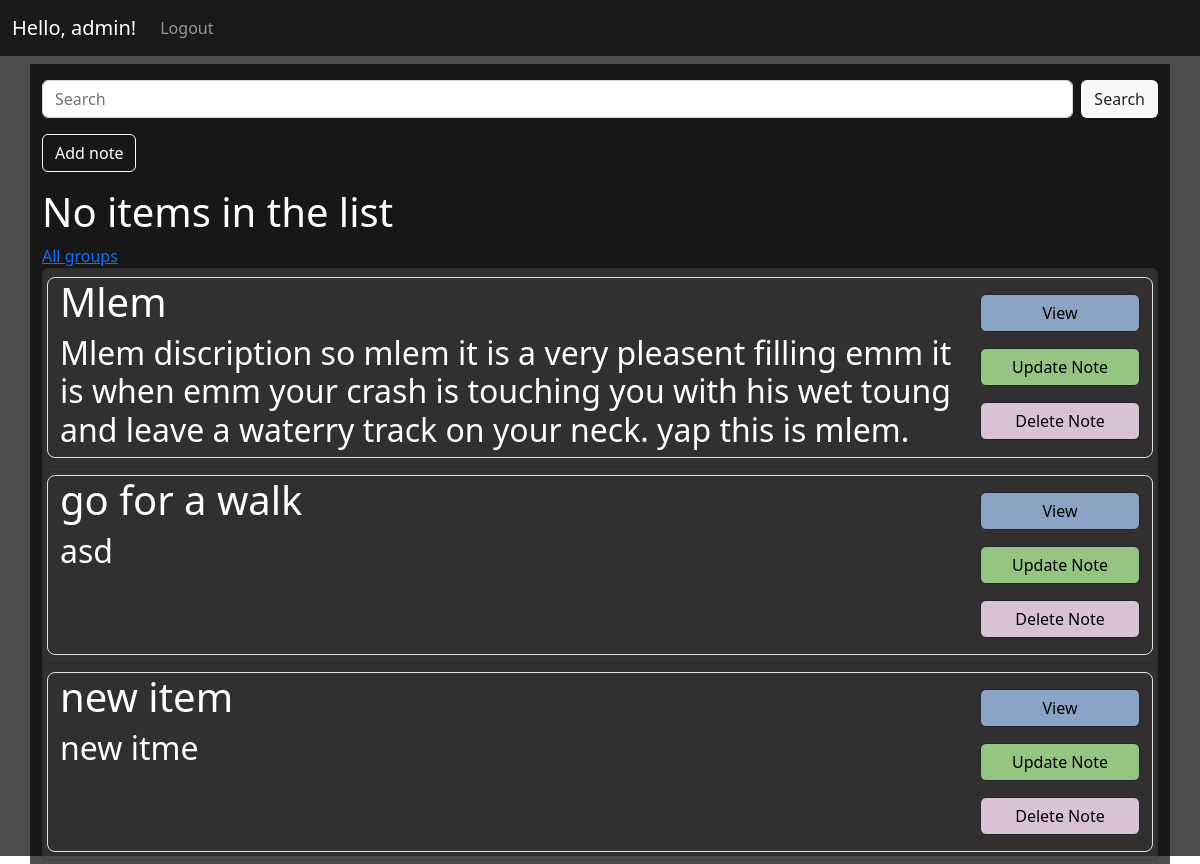
Page / (signed in) on the earlier database version.
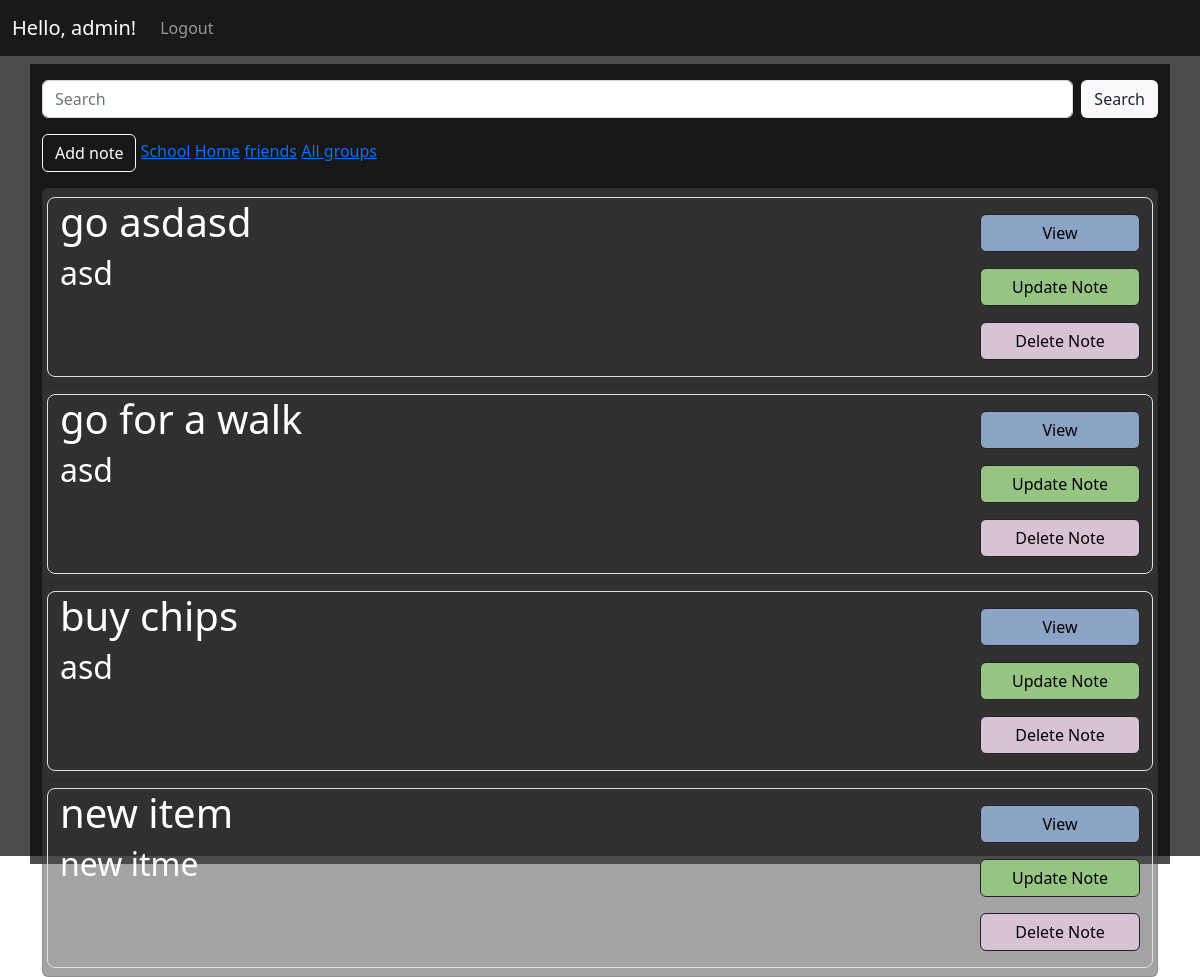
Same page on the later database version.
### users/models.py (models this page shows)
class UserAccount(AbstractBaseUser, PermissionsMixin):
    email = models.EmailField(max_length=255, unique=True)
    user_name = models.CharField(max_length=255)
    image = models.ImageField(default='default.jpg', upload_to='account_pics')
    is_staff = models.BooleanField(default=False)
    is_active = models.BooleanField(default=False)
    objects = UserAccountManager()
    USERNAME_FIELD = 'email'
    REQUIRED_FIELDS = ['user_name', 'image']
    def __str__(self):
        return self.user_name

### todo/models.py (models this page shows, shortened)
class Note(models.Model):
    title = models.CharField(max_length=255)
    content = models.TextField()
    creation_time = models.DateTimeField(default=timezone.now)
    user = models.ForeignKey(settings.AUTH_USER_MODEL, on_delete=models.CASCADE)
    complete = models.BooleanField(default=False)
    group = models.ForeignKey(Group, on_delete=models.CASCADE, blank=True, null=True)
    class Meta:
        ordering = ['complete']

class Group(models.Model):
    title = models.CharField(max_length=255)

### todo/views.py (the view)
# urls.py: path('', NoteList.as_view(), name='todo-home'),
class NoteList(ListView):
    model = Note
    template_name = 'todo/home.html'
    def get_queryset(self):
        if self.request.user.is_authenticated:
            return Note.objects.filter(user=self.request.user).order_by('-creation_time')
    def get_context_data(self, **kwargs):
        context = super().get_context_data(**kwargs)
        search_input = self.request.GET.get('search-area') or ''
        if search_input:
            if context['object_list']:
                context['object_list'] = context['object_list'].filter(title__icontains=search_input)
        group = self.kwargs.get('group_id')
        if group:
            if context['object_list']:
                context['object_list'] = context['object_list'].filter(group=group)
        context['all_groups'] = Group.objects.all()
        context['selected_group'] = context['all_groups'].filter(id=group).first()
        context['search_input'] = search_input
        return context

### todo/templates/todo/home.html (shortened to what this page needs)
{% extends "todo/base.html" %}
{% block content %}
<form class="d-flex" method="GET">
    <input type="text" class="form-control me-2" placeholder="Search" aria-label="Search" name="search-area"
        value="{{ search_input }}">
    <input class="btn bg-light " type="submit" value="Search">
</form>
<button type="button" class="mt-3 mb-3 btn btn-outline-light"><a class="text-white " style="text-decoration:none"
        href="{% url 'note-create' %}">Add note</a></button>
{% for group in all_groups %}
    <a href="{% url 'todo-home-group' group.id %}">{{ group.title }}</a>
{% empty %}
    <h1 class="text-white">No items in the list</h1>
{% endfor %}
<a href="{% url 'todo-home' %}">All groups</a>
<ul class="list-group">
    {% for note in object_list %}
    <li class="list-group-item" style="background: rgba(77, 73, 73, 0.5);">
        <div  class="row border rounded-3 border-1">
            <div class="col-10">
                <h1  class="text-white" >{{ note.title }}</h1>
                <h2  class="text-white">{{ note.content }}</h2>
            </div>
            <div class="col-2 ">
                <button style="width: 100%; background:#8ba3c5;" type="button" class="mt-3 mb-3 btn  btn-outline-dark d-block ">
                    <a href="{% url 'note' note.id %}"  style="text-decoration:none" class="text-black">View</a>
                </button>
                <button style="width: 100%; background: #96c583" type="button" class="mt-3 mb-3 btn  btn-outline-dark d-block ">
                    <a href="{% url 'note-update' note.id %}"  style="text-decoration:none" class="text-black">Update Note</a>
                </button>
                <button style="width: 100%; background: #d7c3d4" type="button" class="mt-3 mb-3 btn  btn-outline-dark d-block">
                    <a href="{% url 'note-delete' note.id %}"  style="text-decoration:none" class="text-black">Delete Note</a>
                </button>
            </div>
        </div>
    </li>
    {% empty %}
        <h1 class="text-white">No items in the list</h1>
    {% endfor %}
</ul>
{% endblock content %}

### todo/templates/todo/base.html (shortened to what this page needs)
{% load static %}
<!DOCTYPE html>
<html>
<head>
    <link href="https://cdn.jsdelivr.net/npm/bootstrap@5.2.0-beta1/dist/css/bootstrap.min.css" rel="stylesheet">
</head>
<body>
    <nav class="navbar  navbar-expand-lg navbar-dark "  style="background: rgba(0,0,0,0.9);" >
        <div class="container-fluid">
            <a class="navbar-brand " href="#">Hello, {{ request.user }}! </a>
            <div class="collapse navbar-collapse" id="navbarSupportedContent">
                <ul class="navbar-nav me-auto mb-2 mb-lg-0">
                    {% if user.is_authenticated %}
                    <li class="nav-item ">
                        <a class="nav-link" href="{% url 'logout' %}">Logout</a>
                    </li>
                    {% endif %}
                </ul>
            </div>
        </div>
    </nav>
    <div class="p-2" style="background: rgba(0,0,0,0.7); height: 100vh;">
        <div role="main" class="container pt-3" style="background: rgba(0,0,0,0.7);  height:100vh;" >
            {% block content %}
            {% endblock %}
        </div>
    </div>
</body>
</html>

### todo/templates/todo/base.html (style rules this page uses)
body { background: url(https://abrakadabra.fun/uploads/posts/2021-12/1640710826_2-abrakadabra-fun-p-berserk-fon-dlya-rabochego-stola-2.jpg) repeat-y; }

Differences in the rows shown:
removed Note: title "Mlem", content "Mlem discription so mlem it is a very pleasent filling emm it is when emm your crash is touching you with his wet toung and leave a waterry track on your neck. yap this is mlem."
added Group: title "School"
added Group: title "Home"
added Group: title "friends"
added Note: title "go asdasd", content "asd"
added Note: title "buy chips", content "asd"
Other differences:
text no longer shown: "No items in the list"
